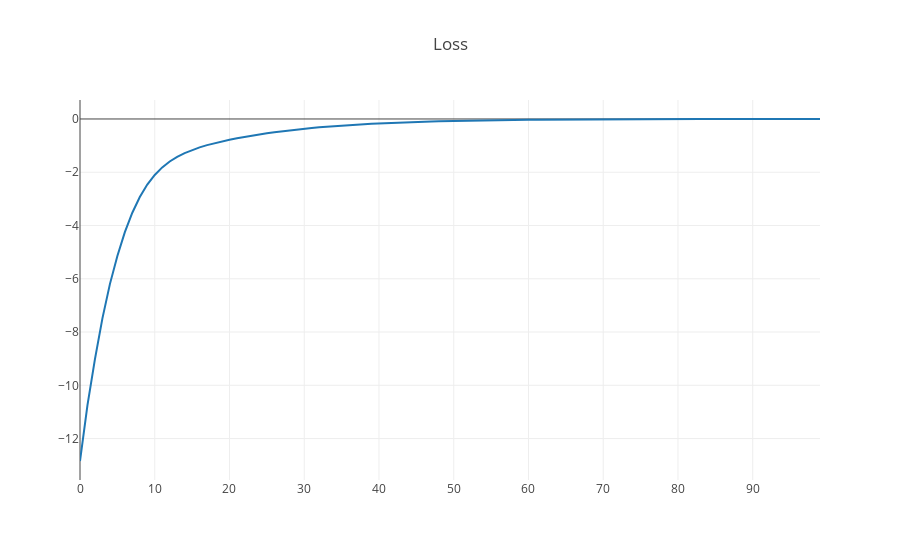

Here is the notebook cell this chart was saved with:
### Markdown cell above
So, in the first state, we expect our critic to learn that our future discounted rewards to be `2.9701`, then `1.99` for the second state, then `1.0` for the last state.  We can see in the following example that our critic can learn this fairly quickly.

### Code cell
no_states = 3
critic = CriticModel(len(input_data[0]), len(output_data[0]))
observations = tf.one_hot(np.arange(no_states), no_states)
discounted_rewards = np.array(get_discounted_rewards([1, 1, 1])).reshape(no_states, 1)
losses = []

lr = 0.005
epochs = 100
for epoch in range(epochs):
    with tf.GradientTape() as tape:
        values = critic(observations)
        critic_loss = -tf.reduce_sum((discounted_rewards - values)**2)

    losses.append(float(critic_loss))
    critic_grads = tape.gradient(critic_loss, critic.trainable_weights)
    for w, g in zip(critic.trainable_weights, critic_grads):
        w.assign_add(lr * g)
        
print('- critic_loss:\n', critic_loss)
print('\n- observations:\n', observations)
print('\n- discounted_rewards:\n', discounted_rewards)
print('\n- values:\n', values)
print()
plotly.offline.iplot({
    "data": [go.Scatter(x=np.arange(len(losses)), y=losses)],
    "layout": go.Layout(title="Loss")
})

### Figure 1 — Plotly figure (JSON) as saved in the notebook; plotly's stock layout.template omitted (floating-point values rounded to 4 significant figures)
{"data": [{"type": "scatter", "uid": "d1763bf3-f939-40a9-8205-144530e2af1e", "x": [0, 1, 2, 3, 4, 5, 6, 7, 8, 9, 10, 11, 12, 13, 14, 15, 16, 17, 18, 19, 20, 21, 22, 23, 24, 25, 26, 27, 28, 29, 30, 31, 32, 33, 34, 35, 36, 37, 38, 39, 40, 41, 42, 43, 44, 45, 46, 47, 48, 49, 50, 51, 52, 53, 54, 55, 56, 57, 58, 59, 60, 61, 62, 63, 64, 65, 66, 67, 68, 69, 70, 71, 72, 73, 74, 75, 76, 77, 78, 79, 80, 81, 82, 83, 84, 85, 86, 87, 88, 89, 90, 91, 92, 93, 94, 95, 96, 97, 98, 99], "y": [-12.84, -10.74, -9.014, -7.486, -6.2, -5.142, -4.25, -3.52, -2.931, -2.463, -2.101, -1.819, -1.595, -1.419, -1.28, -1.164, -1.066, -0.9823, -0.9083, -0.8424, -0.7815, -0.7257, -0.6736, -0.626, -0.5806, -0.5387, -0.4993, -0.4629, -0.4288, -0.3969, -0.3672, -0.3392, -0.3133, -0.2895, -0.2676, -0.247, -0.2278, -0.2099, -0.1935, -0.1781, -0.1639, -0.1508, -0.1384, -0.1272, -0.1168, -0.1071, -0.09817, -0.08991, -0.08229, -0.07532, -0.06885, -0.06295, -0.05747, -0.05246, -0.04787, -0.04366, -0.03976, -0.03623, -0.03304, -0.0301, -0.02741, -0.02495, -0.02273, -0.02068, -0.01882, -0.01712, -0.01557, -0.01417, -0.01288, -0.01172, -0.01066, -0.009695, -0.008824, -0.008032, -0.007303, -0.006647, -0.006049, -0.005497, -0.004999, -0.004545, -0.004132, -0.003754, -0.003413, -0.0031, -0.002817, -0.002559, -0.002328, -0.002112, -0.001921, -0.001747, -0.001585, -0.00144, -0.001309, -0.001188, -0.001079, -0.0009824, -0.0008937, -0.0008132, -0.0007404, -0.0006736]}], "layout": {"autosize": true, "title": {"text": "Loss"}, "xaxis": {"autorange": true, "range": [0, 99], "type": "linear"}, "yaxis": {"autorange": true, "range": [-13.56, 0.7128], "type": "linear"}}}
